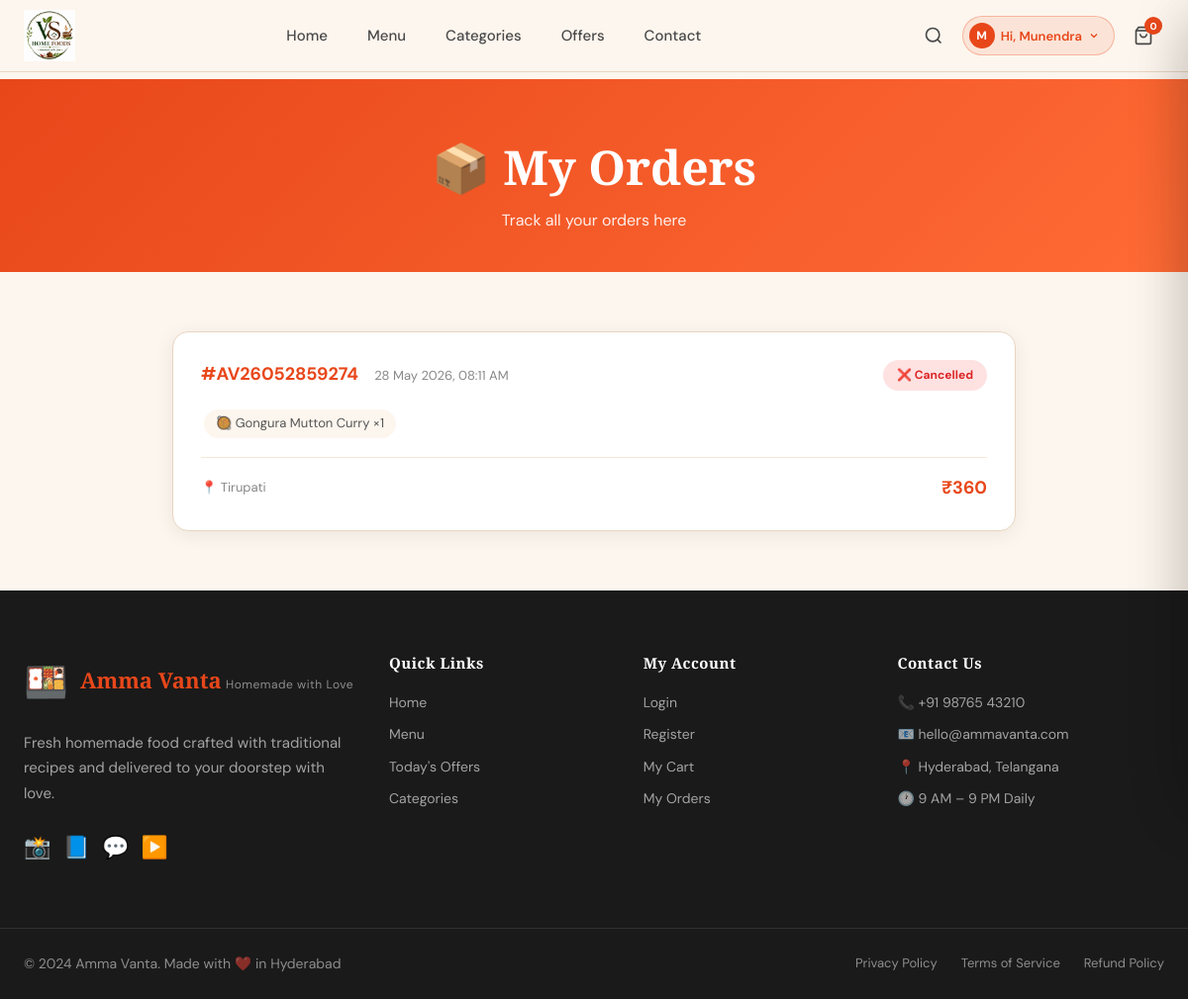
The page /my-orders (signed in) on the database its author committed.
### models/order_model.py (models this page shows, shortened)
class Order(db.Model):
    __tablename__ = 'orders'
    id             = db.Column(db.Integer, primary_key=True)
    order_id       = db.Column(db.String(20), unique=True, nullable=False)
    user_id        = db.Column(db.Integer, db.ForeignKey('users.id'), nullable=True)
    customer_email = db.Column(db.String(120), nullable=False)
    customer_name  = db.Column(db.String(160), nullable=False)
    customer_phone = db.Column(db.String(20), nullable=False)
    address_line1  = db.Column(db.String(255), nullable=False)
    address_line2  = db.Column(db.String(255), default='')
    city           = db.Column(db.String(100), nullable=False)
    pincode        = db.Column(db.String(10), nullable=False)
    items_json     = db.Column(db.Text, nullable=False)   # JSON string
    payment_method = db.Column(db.String(50), default='UPI')
    grand_total    = db.Column(db.Float, nullable=False)
    instructions   = db.Column(db.Text, default='')
    status         = db.Column(db.String(30), default='pending')
    created_at     = db.Column(db.DateTime, default=datetime.utcnow)
    def get_items(self):
        return json.loads(self.items_json) if self.items_json else []

### app.py (the view)
@app.route('/my-orders')
def my_orders():
    if not session.get('user_id'):
        flash('Please login to view your orders.', 'warning')
        return redirect(url_for('login'))
    from models.order_model import Order
    orders = Order.query.filter_by(user_id=session['user_id']).order_by(Order.created_at.desc()).all()
    return render_template('my-orders.html', orders=orders)

### app.py (called while the page is built)
@app.context_processor
def inject_user():
    user_id   = session.get('user_id')
    user_name = session.get('user_name', '')
    user_email= session.get('user_email', '')
    return dict(
        session_user_id   = user_id,
        session_user_name = user_name,
        session_user_email= user_email,
        logged_in         = bool(user_id)
    )

### templates/my-orders.html (shortened to what this page needs)
{% extends 'base.html' %}
{% block content %}
<div class="page-hero small">
    <div class="page-hero-content">
        <h1>📦 My Orders</h1>
        <p>Track all your orders here</p>
    </div>
</div>
<section style="padding:60px 0;background:var(--cream);">
    <div class="section-container" style="max-width:900px;margin:0 auto;padding:0 24px;">
        {% if orders %}
        <div style="display:grid;gap:20px;">
            {% for order in orders %}
            <div style="background:#fff;border-radius:16px;padding:28px;box-shadow:0 4px 20px rgba(0,0,0,0.07);border:1px solid var(--border);">
                <div style="display:flex;justify-content:space-between;align-items:flex-start;flex-wrap:wrap;gap:12px;margin-bottom:16px;">
                    <div>
                        <span style="font-size:18px;font-weight:700;color:var(--orange);">#{{ order.order_id }}</span>
                        <span style="font-size:13px;color:#888;margin-left:12px;">{{ order.created_at.strftime('%d %b %Y, %I:%M %p') }}</span>
                    </div>
                    <span class="order-status-badge {{ order.status }}">
                        {% if order.status == 'pending' %}⏳ Pending
                        {% elif order.status == 'preparing' %}👩‍🍳 Preparing
                        {% elif order.status == 'out_for_delivery' %}🛵 Out for Delivery
                        {% elif order.status == 'delivered' %}✅ Delivered
                        {% elif order.status == 'cancelled' %}❌ Cancelled
                        {% else %}{{ order.status|title }}{% endif %}
                    </span>
                </div>
                <div style="font-size:14px;color:#555;margin-bottom:16px;">
                    {% for item in order.get_items() %}
                    <span style="display:inline-block;background:#FDF6EE;border-radius:20px;padding:4px 12px;margin:3px;font-size:13px;">
                        {{ item.emoji }} {{ item.name }} ×{{ item.qty }}
                    </span>
                    {% endfor %}
                </div>
                <div style="display:flex;justify-content:space-between;align-items:center;padding-top:16px;border-top:1px solid #F5E8D6;">
                    <span style="color:#888;font-size:13px;">📍 {{ order.city }}</span>
                    <span style="font-size:18px;font-weight:700;color:var(--orange);">₹{{ order.grand_total|int }}</span>
                </div>
            </div>
            {% endfor %}
        </div>
        {% endif %}
    </div>
</section>
{% endblock %}

### templates/base.html (shortened to what this page needs)
<!DOCTYPE html>
<html lang="en">
<head>
    <link rel="stylesheet" href="{{ url_for('static', filename='css/style.css') }}">
    <link rel="stylesheet" href="{{ url_for('static', filename='css/navbar.css') }}">
    <link rel="stylesheet" href="{{ url_for('static', filename='css/footer.css') }}">
    <link rel="stylesheet" href="{{ url_for('static', filename='css/animations.css') }}">
    <link rel="stylesheet" href="{{ url_for('static', filename='css/responsive.css') }}">
</head>
<body>
    {% include 'components/navbar.html' %}
    <main>
        {% block content %}{% endblock %}
    </main>
    {% include 'components/footer.html' %}
</body>
</html>

### templates/components/navbar.html (shortened to what this page needs)
<nav class="navbar" id="navbar">
    <div class="nav-container">
        <a href="{{ url_for('home') }}" class="nav-logo">
            <img src="{{ url_for('static', filename='images/logo.png') }}" alt="VS Home Foods" class="nav-logo-img">
        </a>
        <ul class="nav-links" id="navLinks">
            <li><a href="{{ url_for('home') }}" class="nav-link">Home</a></li>
            <li><a href="{{ url_for('menu') }}" class="nav-link">Menu</a></li>
            <li><a href="/#categories" class="nav-link">Categories</a></li>
            <li><a href="/#offers" class="nav-link">Offers</a></li>
            <li><a href="/#contact" class="nav-link">Contact</a></li>
        </ul>
        <div class="nav-actions">
            <button class="nav-search-btn" id="navSearchBtn" aria-label="Search">
                <svg width="20" height="20" viewBox="0 0 24 24" fill="none" stroke="currentColor" stroke-width="2"><circle cx="11" cy="11" r="8"/><path d="m21 21-4.35-4.35"/></svg>
            </button>
            <div id="navAccountArea" style="display:flex;align-items:center;gap:8px;position:relative;">
                {% if logged_in %}
                <div class="user-dropdown-wrap" id="userDropdownWrap">
                    <button class="user-greeting-btn" id="userGreetingBtn" onclick="toggleUserDropdown()">
                        <span class="user-avatar-small">{{ session_user_name[0]|upper if session_user_name else 'U' }}</span>
                        <span class="user-greeting-text">Hi, {{ session_user_name }}</span>
                        <svg width="12" height="12" viewBox="0 0 24 24" fill="none" stroke="currentColor" stroke-width="2.5"><polyline points="6 9 12 15 18 9"/></svg>
                    </button>
                </div>
                {% else %}
                <a href="{{ url_for('login') }}" class="nav-account-btn" aria-label="Login">
                    <svg width="20" height="20" viewBox="0 0 24 24" fill="none" stroke="currentColor" stroke-width="2"><path d="M20 21v-2a4 4 0 0 0-4-4H8a4 4 0 0 0-4 4v2"/><circle cx="12" cy="7" r="4"/></svg>
                </a>
                {% endif %}
            </div>
            <button class="nav-cart-btn" id="cartToggleBtn" aria-label="Cart">
                <svg width="20" height="20" viewBox="0 0 24 24" fill="none" stroke="currentColor" stroke-width="2"><path d="M6 2 3 6v14a2 2 0 0 0 2 2h14a2 2 0 0 0 2-2V6l-3-4z"/><line x1="3" y1="6" x2="21" y2="6"/><path d="M16 10a4 4 0 0 1-8 0"/></svg>
                <span class="cart-badge" id="cartBadge">0</span>
            </button>
        </div>
    </div>
</nav>

### templates/components/footer.html
<footer class="footer" id="contact">
    <div class="footer-top">
        <div class="footer-brand">
            <div class="footer-logo">
                <span>🍱</span>
                <div>
                    <span class="logo-main">Amma Vanta</span>
                    <span class="logo-sub">Homemade with Love</span>
                </div>
            </div>
            <p class="footer-tagline">Fresh homemade food crafted with traditional recipes and delivered to your doorstep with love.</p>
            <div class="footer-social">
                <a href="#" aria-label="Instagram">📸</a>
                <a href="#" aria-label="Facebook">📘</a>
                <a href="#" aria-label="WhatsApp">💬</a>
                <a href="#" aria-label="YouTube">▶️</a>
            </div>
        </div>
        <div class="footer-links-group">
            <h4>Quick Links</h4>
            <ul>
                <li><a href="{{ url_for('home') }}">Home</a></li>
                <li><a href="{{ url_for('menu') }}">Menu</a></li>
                <li><a href="#offers">Today's Offers</a></li>
                <li><a href="#categories">Categories</a></li>
            </ul>
        </div>
        <div class="footer-links-group">
            <h4>My Account</h4>
            <ul>
                <li><a href="{{ url_for('login') }}">Login</a></li>
                <li><a href="{{ url_for('register') }}">Register</a></li>
                <li><a href="{{ url_for('cart') }}">My Cart</a></li>
                <li><a href="#">My Orders</a></li>
            </ul>
        </div>
        <div class="footer-links-group">
            <h4>Contact Us</h4>
            <ul>
                <li>📞 +91 98765 43210</li>
                <li>📧 hello@ammavanta.com</li>
                <li>📍 Hyderabad, Telangana</li>
                <li>🕐 9 AM – 9 PM Daily</li>
            </ul>
        </div>
    </div>
    <div class="footer-bottom">
        <p>© 2024 Amma Vanta. Made with ❤️ in Hyderabad</p>
        <div class="footer-bottom-links">
            <a href="#">Privacy Policy</a>
            <a href="#">Terms of Service</a>
            <a href="#">Refund Policy</a>
        </div>
    </div>
</footer>

### static/css/style.css (style rules this page uses)
*, *::before, *::after { box-sizing: border-box; margin: 0; padding: 0; }
:root { --orange: #E8471A; --orange-light: #FF6B35; --orange-dark: #C93A12; --cream: #FDF6EE; --cream-dark: #F5E8D6; --brown: #8B4513; --text-dark: #1A1A1A; --text-mid: #4A4A4A; --text-light: #888; --white: #FFFFFF; --border: #E8D5C0; --shadow-sm: 0 2px 8px rgba(0,0,0,0.08); --shadow-md: 0 8px 24px rgba(0,0,0,0.12); --shadow-lg: 0 20px 60px rgba(0,0,0,0.15); --radius: 16px; --radius-sm: 8px; --transition: all 0.3s cubic-bezier(0.4, 0, 0.2, 1); }
html { scroll-behavior: smooth; }
body { font-family: 'DM Sans', sans-serif; background: var(--cream); color: var(--text-dark); line-height: 1.6; overflow-x: hidden; }
h1, h2, h3, h4 { font-family: 'Playfair Display', serif; line-height: 1.2; }
a { text-decoration: none; color: inherit; }
img { max-width: 100%; }
ul { list-style: none; }
button { cursor: pointer; border: none; background: none; font-family: inherit; }
.section-container { max-width: 1200px; margin: 0 auto; padding: 0 24px; }
.page-hero { background: linear-gradient(135deg, var(--orange) 0%, var(--orange-light) 100%); padding: 80px 24px 60px; text-align: center; color: white; margin-top: 80px; }
.page-hero.small { padding: 60px 24px 40px; }
.page-hero h1 { font-size: clamp(28px, 4vw, 48px); }
.page-hero p { margin-top: 12px; opacity: 0.9; font-size: 16px; }

### static/css/navbar.css (style rules this page uses)
.navbar { position: fixed; top: 0; left: 0; right: 0; z-index: 500; background: rgba(253,246,238,0.92); backdrop-filter: blur(20px); border-bottom: 1px solid var(--border); transition: var(--transition); }
.nav-container { max-width: 1200px; margin: 0 auto; padding: 0 24px; display: flex; align-items: center; justify-content: space-between; height: 72px; }
.nav-logo { display: flex; align-items: center; gap: 12px; }
.logo-main { font-family: 'Playfair Display', serif; font-size: 20px; font-weight: 700; color: var(--orange); line-height: 1; }
.logo-sub { font-size: 11px; color: var(--text-light); letter-spacing: 0.5px; }
.nav-links { display: flex; gap: 8px; }
.nav-link { padding: 8px 16px; border-radius: 50px; font-weight: 500; font-size: 15px; color: var(--text-mid); transition: var(--transition); }
.nav-actions { display: flex; align-items: center; gap: 8px; }
.nav-search-btn, .nav-account-btn, .nav-cart-btn { width: 42px; height: 42px; border-radius: 50%; display: flex; align-items: center; justify-content: center; color: var(--text-mid); transition: var(--transition); position: relative; }
.cart-badge { position: absolute; top: 2px; right: 2px; background: var(--orange); color: white; font-size: 10px; font-weight: 700; width: 18px; height: 18px; border-radius: 50%; display: flex; align-items: center; justify-content: center; }

### static/css/footer.css (style rules this page uses)
.footer { background: var(--text-dark); color: white; }
.footer-top { display: grid; grid-template-columns: 2fr 1fr 1fr 1.5fr; gap: 48px; max-width: 1200px; margin: 0 auto; padding: 64px 24px; }
.footer-logo { display: flex; align-items: center; gap: 12px; margin-bottom: 20px; }
.footer-logo span { font-size: 36px; }
.footer-logo .logo-main { color: var(--orange); font-size: 22px; }
.footer-logo .logo-sub { color: rgba(255,255,255,0.5); font-size: 12px; }
.footer-tagline { color: rgba(255,255,255,0.6); line-height: 1.7; margin-bottom: 24px; font-size: 15px; }
.footer-social { display: flex; gap: 12px; }
.footer-social a { font-size: 22px; transition: transform 0.2s; display: block; }
.footer-links-group h4 { font-size: 15px; font-weight: 600; letter-spacing: 0.5px; margin-bottom: 20px; color: white; }
.footer-links-group ul { display: flex; flex-direction: column; gap: 10px; }
.footer-links-group li, .footer-links-group a { font-size: 14px; color: rgba(255,255,255,0.6); transition: color 0.2s; }
.footer-bottom { border-top: 1px solid rgba(255,255,255,0.1); padding: 24px; max-width: 1200px; margin: 0 auto; display: flex; justify-content: space-between; align-items: center; }
.footer-bottom p { font-size: 14px; color: rgba(255,255,255,0.5); }
.footer-bottom-links { display: flex; gap: 24px; }
.footer-bottom-links a { font-size: 13px; color: rgba(255,255,255,0.5); transition: color 0.2s; }

### static/css/responsive.css (style rules this page uses)
@media (max-width: 1200px) { .footer-top { grid-template-columns: 1.5fr 1fr 1fr 1.2fr; gap: 32px; } }

### templates/my-orders.html (style rules this page uses)
.order-status-badge { display: inline-block; padding: 6px 14px; border-radius: 50px; font-size: 12px; font-weight: 700; }
.order-status-badge.cancelled { background:#FEE2E2; color:#DC2626; }

### rows shown on the page
Order: order_id "AV26052859274", created_at "28 May 2026, 08:11 AM", status "❌ Cancelled", emoji "🥘", name "Gongura Mutton Curry", qty "1", city "Tirupati", grand_total "360"

### other values the page prints
{{ session_user_name[0]|upper if session_user_name else 'U' }} "M"
{{ session_user_name }} "Munendra"
